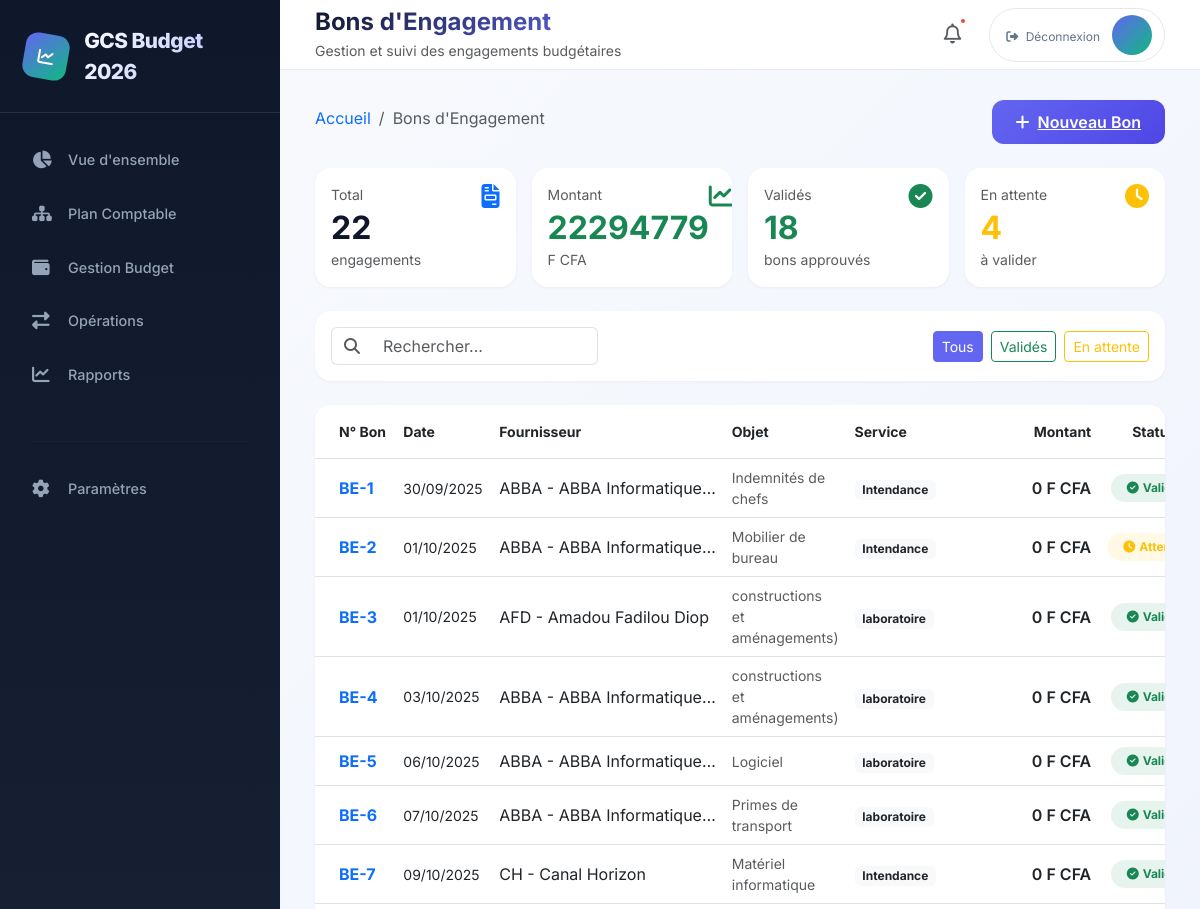
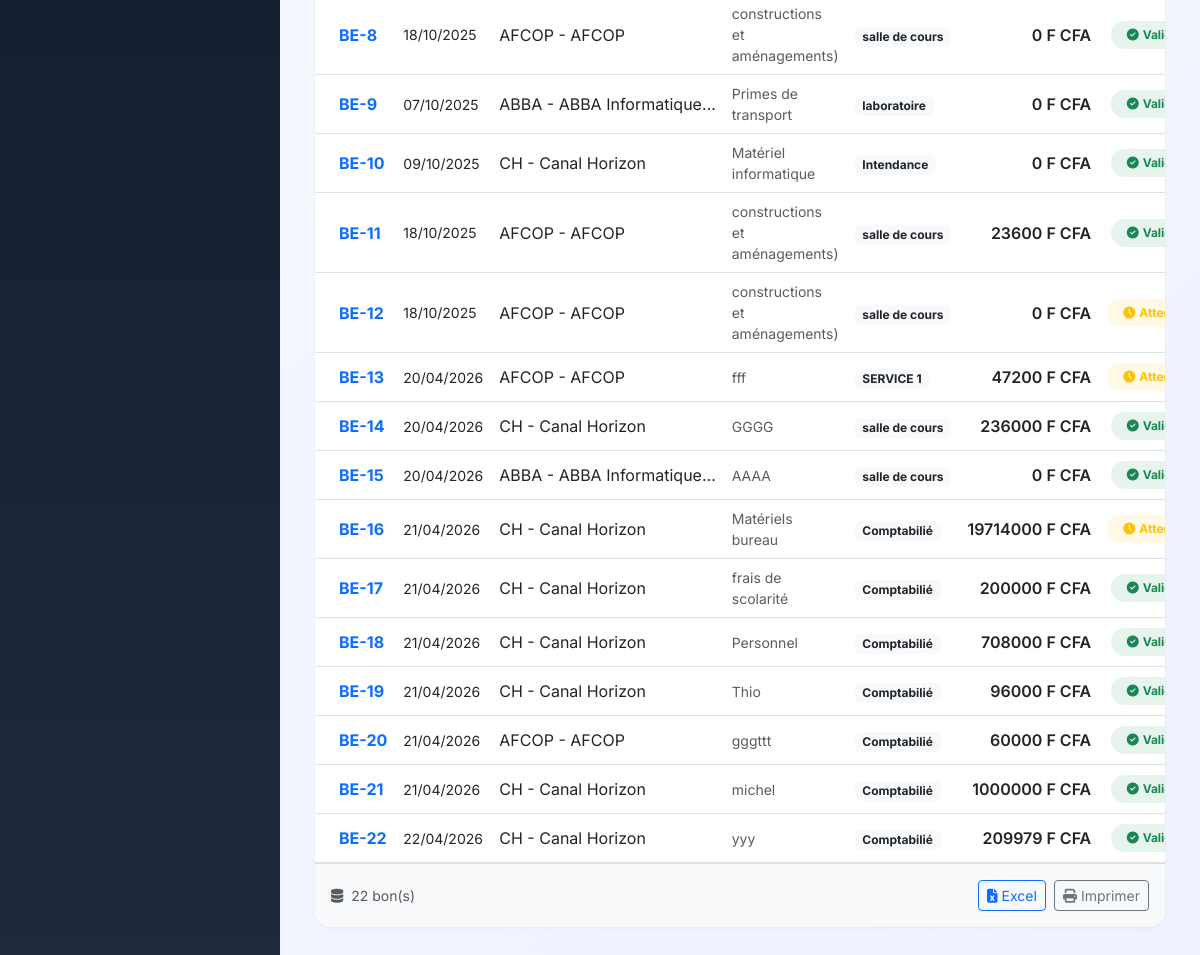
Screenshot of /engagements/ with the database file from the repository (2 pictures, top to bottom).
### budget_app/models.py (models this page shows, shortened)
class BonEngagement(models.Model):
    num_bon_engagement = models.IntegerField(verbose_name="N°", default=0)
    reference_pieces = models.CharField(max_length=50, verbose_name="Référence pièces", default="")
    annee_ex = models.IntegerField(verbose_name="Année", null=True, blank=True)
    fournisseur = models.ForeignKey('Fournisseur', on_delete=models.CASCADE, verbose_name="Fournisseur")
    date_engagement = models.DateField(verbose_name="Date Engagement", null=True, blank=True)
    objet_engagement = models.CharField(max_length=50, verbose_name="Objet_Engagement", default="")
    nom_totalisateur = models.CharField(max_length=50, verbose_name="Totalisateur", default="")
    comptes = models.ForeignKey('AllocationBudget', on_delete=models.CASCADE, verbose_name="Compte Budgétaire", null=True, blank=True)
    nombre_articles = models.IntegerField(verbose_name="Nombre articles", default=0, blank=True, null=True)
    montant_engagement = models.DecimalField(max_digits=18, decimal_places=2, default=0, blank=True, null=True)
    montant_inscrit = models.DecimalField(max_digits=18, decimal_places=2, default=0, blank=True, null=True)
    nom_service = models.CharField(max_length=50, verbose_name="Service demandeur", default="")
    facture = models.BooleanField(default=False, verbose_name="Facturé")
    valide = models.BooleanField(default=False, verbose_name="Validé")

class Fournisseur(models.Model):
    code_four = models.CharField(max_length=50, unique=True, verbose_name="Code Fournisseur")
    nom = models.CharField(max_length=100, verbose_name="Nom/Raison Sociale")
    adresse = models.TextField(blank=True, null=True)
    telephone = models.CharField(max_length=50, blank=True, null=True)
    ville = models.CharField(max_length=50, blank=True, null=True)
    nif_ou_compte = models.CharField(max_length=50, blank=True, null=True, verbose_name="N° Compte Bancaire")
    montant_engage = models.DecimalField(max_digits=18, decimal_places=2, default=0)
    def __str__(self):
        return f"{self.code_four} - {self.nom}"

### budget_app/views.py (the view)
# urls.py: path('engagements/', views.BonEngagementListView.as_view(), name='engagement_list'),
class BonEngagementListView(ListView):
    model = BonEngagement
    template_name = 'budget_app/engagement_list.html'
    context_object_name = 'engagements'
    def get_context_data(self, **kwargs):
        context = super().get_context_data(**kwargs)
        engagements = self.get_queryset()
        context['total_engagements'] = engagements.count()
        context['montant_total'] = engagements.aggregate(
            total=Sum('montant_engagement')
        )['total'] or 0
        context['total_valides'] = engagements.filter(valide=True).count()
        context['total_attente'] = engagements.filter(valide=False).count()
        return context

### budget_app/templates/budget_app/engagement_list.html (shortened to what this page needs)
{% extends 'budget_app/base.html' %}
{% block header_subtitle %}Gestion et suivi des engagements budgétaires{% endblock %}
{% block content %}
<div class="container-fluid px-0">
    <div class="d-flex justify-content-between align-items-center mb-4 flex-wrap gap-3">
        <div>
            <nav aria-label="breadcrumb">
                <ol class="breadcrumb mb-2">
                    <li class="breadcrumb-item"><a href="{% url 'home' %}" class="text-decoration-none">Accueil</a></li>
                    <li class="breadcrumb-item active">Bons d'Engagement</li>
                </ol>
            </nav>
        </div>
        <a href="{% url 'engagement_create' %}" class="btn-gradient">
            <i class="fas fa-plus me-2"></i>Nouveau Bon
        </a>
    </div>
    <div class="row g-3 mb-4">
        <div class="col-md-3 col-sm-6">
            <div class="card-modern p-3">
                <div class="d-flex justify-content-between align-items-start">
                    <div>
                        <p class="text-muted small mb-1">Total</p>
                        <h2 class="mb-0 fw-bold">{{ total_engagements }}</h2>
                        <small class="text-muted">engagements</small>
                    </div>
                    <i class="fas fa-file-invoice text-primary fs-4"></i>
                </div>
            </div>
        </div>
        <div class="col-md-3 col-sm-6">
            <div class="card-modern p-3">
                <div class="d-flex justify-content-between align-items-start">
                    <div>
                        <p class="text-muted small mb-1">Montant</p>
                        <h2 class="mb-0 fw-bold text-success">{{ montant_total|floatformat:0 }}</h2>
                        <small class="text-muted">F CFA</small>
                    </div>
                    <i class="fas fa-chart-line text-success fs-4"></i>
                </div>
            </div>
        </div>
        <div class="col-md-3 col-sm-6">
            <div class="card-modern p-3">
                <div class="d-flex justify-content-between align-items-start">
                    <div>
                        <p class="text-muted small mb-1">Validés</p>
                        <h2 class="mb-0 fw-bold text-success">{{ total_valides }}</h2>
                        <small class="text-muted">bons approuvés</small>
                    </div>
                    <i class="fas fa-check-circle text-success fs-4"></i>
                </div>
            </div>
        </div>
        <div class="col-md-3 col-sm-6">
            <div class="card-modern p-3">
                <div class="d-flex justify-content-between align-items-start">
                    <div>
                        <p class="text-muted small mb-1">En attente</p>
                        <h2 class="mb-0 fw-bold text-warning">{{ total_attente }}</h2>
                        <small class="text-muted">à valider</small>
                    </div>
                    <i class="fas fa-clock text-warning fs-4"></i>
                </div>
            </div>
        </div>
    </div>
    <div class="card-modern mb-4">
        <div class="p-3">
            <div class="row g-2 align-items-center">
                <div class="col-md-4">
                    <div class="input-group">
                        <span class="input-group-text bg-transparent border-end-0">
                            <i class="fas fa-search text-muted"></i>
                        </span>
                        <input type="text" id="searchInput" class="form-control border-start-0"
                               placeholder="Rechercher...">
                    </div>
                </div>
                <div class="col-md-8">
                    <div class="d-flex gap-2 justify-content-md-end">
                        <button class="btn btn-sm btn-outline-primary filter-btn active" data-filter="all">
                            Tous
                        </button>
                        <button class="btn btn-sm btn-outline-success filter-btn" data-filter="valide">
                            Validés
                        </button>
                        <button class="btn btn-sm btn-outline-warning filter-btn" data-filter="attente">
                            En attente
                        </button>
                    </div>
                </div>
            </div>
        </div>
    </div>
    <div class="card-modern">
        <div class="table-responsive">
            <table class="table table-hover align-middle mb-0" id="engagementTable">
                <thead class="bg-light">
                    <tr class="small">
                        <th class="ps-4 py-3">N° Bon</th>
                        <th class="py-3">Date</th>
                        <th class="py-3">Fournisseur</th>
                        <th class="py-3">Objet</th>
                        <th class="py-3">Service</th>
                        <th class="py-3 text-end">Montant</th>
                        <th class="py-3 text-center">Statut</th>
                    </tr>
                </thead>
                <tbody>
                    {% for bon in engagements %}
                    <tr data-statut="{% if bon.valide %}valide{% else %}attente{% endif %}">
                        <td class="ps-4">
                            <span class="fw-bold text-primary">BE-{{ bon.num_bon_engagement }}</span>
                        </td>
                        <td class="small">{{ bon.date_engagement|date:"d/m/Y" }}</td>
                        <td>{{ bon.fournisseur|truncatechars:25 }}</td>
                        <td class="small text-muted">{{ bon.objet_engagement|truncatechars:40 }}</td>
                        <td>
                            <span class="badge bg-light text-dark">{{ bon.nom_service }}</span>
                        </td>
                        <td class="text-end fw-semibold">
                            {{ bon.montant_engagement|floatformat:0 }} F CFA
                        </td>
                        <td class="text-center">
                            {% if bon.valide %}
                                <span class="badge bg-success bg-opacity-10 text-success px-3 py-2 rounded-pill">
                                    <i class="fas fa-check-circle me-1"></i>Validé
                                </span>
                            {% else %}
                                <span class="badge bg-warning bg-opacity-10 text-warning px-3 py-2 rounded-pill">
                                    <i class="fas fa-clock me-1"></i>Attente
                                </span>
                            {% endif %}
                        </td>
                    </tr>
                    {% endfor %}
                </tbody>
            </table>
        </div>
        {% if engagements %}
        <div class="p-3 bg-light border-top">
            <div class="d-flex justify-content-between align-items-center flex-wrap gap-2">
                <small class="text-muted">
                    <i class="fas fa-database me-1"></i>
                    {{ total_engagements }} bon(s)
                </small>
                <div class="d-flex gap-2">
                    <button class="btn btn-sm btn-outline-primary" onclick="exportTableToExcel()">
                        <i class="fas fa-file-excel me-1"></i>Excel
                    </button>
                    <button class="btn btn-sm btn-outline-secondary" onclick="window.print()">
                        <i class="fas fa-print me-1"></i>Imprimer
                    </button>
                </div>
            </div>
        </div>
        {% endif %}
    </div>
</div>
{% endblock %}

### budget_app/templates/budget_app/base.html (shortened to what this page needs)
<!DOCTYPE html>
<html lang="fr">
<head>
    <link href="https://cdn.jsdelivr.net/npm/bootstrap@5.3.0/dist/css/bootstrap.min.css" rel="stylesheet">
    <link rel="stylesheet" href="https://cdnjs.cloudflare.com/ajax/libs/font-awesome/6.4.0/css/all.min.css">
</head>
<body>
    <nav class="sidebar">
        <div class="sidebar-brand d-flex align-items-center gap-3">
            <div class="logo-icon">
                <i class="fas fa-chart-line text-white"></i>
            </div>
            <span class="brand-text">GCS Budget 2026</span>
        </div>
        <ul class="nav flex-column">
            <li class="nav-item">
                <a class="nav-link {% if request.resolver_match.url_name == 'home' %}active{% endif %}" href="{% url 'home' %}">
                    <i class="fas fa-chart-pie"></i>
                    <span class="ms-2">Vue d'ensemble</span>
                </a>
            </li>
            <li class="nav-item">
                <a class="nav-link {% if request.resolver_match.url_name == 'structure_page' %}active{% endif %}" href="{% url 'structure_page' %}">
                    <i class="fas fa-sitemap"></i>
                    <span class="ms-2">Plan Comptable</span>
                </a>
            </li>
            <li class="nav-item">
                <a class="nav-link {% if request.resolver_match.url_name == 'budget_page' %}active{% endif %}" href="{% url 'budget_page' %}">
                    <i class="fas fa-wallet"></i>
                    <span class="ms-2">Gestion Budget</span>
                </a>
            </li>
            <li class="nav-item">
                <a class="nav-link {% if request.resolver_match.url_name == 'operations_page' %}active{% endif %}" href="{% url 'operations_page' %}">
                    <i class="fas fa-exchange-alt"></i>
                    <span class="ms-2">Opérations</span>
                </a>
            </li>
            <li class="nav-item">
                <a class="nav-link" href="#">
                    <i class="fas fa-chart-line"></i>
                    <span class="ms-2">Rapports</span>
                </a>
            </li>
            <li class="nav-item mt-4">
                <hr class="mx-3" style="border-color: rgba(255,255,255,0.1);">
            </li>
            <li class="nav-item">
                <a class="nav-link" href="#">
                    <i class="fas fa-cog"></i>
                    <span class="ms-2">Paramètres</span>
                </a>
            </li>
        </ul>
    </nav>
    <div class="main-wrapper">
        <header class="top-header">
            <div>
                <h1 class="page-title mb-0">{% block header_title %}Tableau de Bord{% endblock %}</h1>
                <p class="text-muted small mb-0 mt-1">{% block header_subtitle %}Bienvenue sur votre espace de gestion budgétaire{% endblock %}</p>
            </div>
            <div class="user-profile">
                <div class="notification-bell">
                    <i class="far fa-bell fs-5 text-muted"></i>
                    <span class="notification-dot"></span>
                </div>
                <div class="user-card">
                    <div class="text-end">
                        <form action="{% url 'logout' %}" method="post" class="m-0 p-0">
                            <button type="submit" class="logout-btn">
                                <i class="fas fa-sign-out-alt me-1"></i> Déconnexion
                            </button>
                        </form>
                    </div>
                    <div class="user-avatar">
                    </div>
                </div>
            </div>
        </header>
        <div class="content-body fade-in-up">
            {% block content %}{% endblock %}
        </div>
    </div>
</body>
</html>

### rows the page displays
BonEngagement: num_bon_engagement "1", date_engagement "30/09/2025", fournisseur "ABBA - ABBA Informatique…", objet_engagement "Indemnités de chefs", nom_service "Intendance", montant_engagement "0", valide True (drawn)
BonEngagement: num_bon_engagement "2", date_engagement "01/10/2025", fournisseur "ABBA - ABBA Informatique…", objet_engagement "Mobilier de bureau", nom_service "Intendance", montant_engagement "0", valide False (drawn)
BonEngagement: num_bon_engagement "3", date_engagement "01/10/2025", fournisseur "AFD - Amadou Fadilou Diop", objet_engagement "constructions et aménagements)", nom_service "laboratoire", montant_engagement "0", valide True (drawn)
BonEngagement: num_bon_engagement "4", date_engagement "03/10/2025", fournisseur "ABBA - ABBA Informatique…", objet_engagement "constructions et aménagements)", nom_service "laboratoire", montant_engagement "0", valide True (drawn)
BonEngagement: num_bon_engagement "5", date_engagement "06/10/2025", fournisseur "ABBA - ABBA Informatique…", objet_engagement "Logiciel", nom_service "laboratoire", montant_engagement "0", valide True (drawn)
BonEngagement: num_bon_engagement "6", date_engagement "07/10/2025", fournisseur "ABBA - ABBA Informatique…", objet_engagement "Primes de transport", nom_service "laboratoire", montant_engagement "0", valide True (drawn)
BonEngagement: num_bon_engagement "7", date_engagement "09/10/2025", fournisseur "CH - Canal Horizon", objet_engagement "Matériel informatique", nom_service "Intendance", montant_engagement "0", valide True (drawn)
BonEngagement: num_bon_engagement "8", date_engagement "18/10/2025", fournisseur "AFCOP - AFCOP", objet_engagement "constructions et aménagements)", nom_service "salle de cours", montant_engagement "0", valide True (drawn)
BonEngagement: num_bon_engagement "9", date_engagement "07/10/2025", fournisseur "ABBA - ABBA Informatique…", objet_engagement "Primes de transport", nom_service "laboratoire", montant_engagement "0", valide True (drawn)
BonEngagement: num_bon_engagement "10", date_engagement "09/10/2025", fournisseur "CH - Canal Horizon", objet_engagement "Matériel informatique", nom_service "Intendance", montant_engagement "0", valide True (drawn)
BonEngagement: num_bon_engagement "11", date_engagement "18/10/2025", fournisseur "AFCOP - AFCOP", objet_engagement "constructions et aménagements)", nom_service "salle de cours", montant_engagement "23600", valide True (drawn)
BonEngagement: num_bon_engagement "12", date_engagement "18/10/2025", fournisseur "AFCOP - AFCOP", objet_engagement "constructions et aménagements)", nom_service "salle de cours", montant_engagement "0", valide False (drawn)
BonEngagement: num_bon_engagement "13", date_engagement "20/04/2026", fournisseur "AFCOP - AFCOP", objet_engagement "fff", nom_service "SERVICE 1", montant_engagement "47200", valide False (drawn)
BonEngagement: num_bon_engagement "14", date_engagement "20/04/2026", fournisseur "CH - Canal Horizon", objet_engagement "GGGG", nom_service "salle de cours", montant_engagement "236000", valide True (drawn)
BonEngagement: num_bon_engagement "15", date_engagement "20/04/2026", fournisseur "ABBA - ABBA Informatique…", objet_engagement "AAAA", nom_service "salle de cours", montant_engagement "0", valide True (drawn)
BonEngagement: num_bon_engagement "16", date_engagement "21/04/2026", fournisseur "CH - Canal Horizon", objet_engagement "Matériels bureau", nom_service "Comptabilié", montant_engagement "19714000", valide False (drawn)
BonEngagement: num_bon_engagement "17", date_engagement "21/04/2026", fournisseur "CH - Canal Horizon", objet_engagement "frais de scolarité", nom_service "Comptabilié", montant_engagement "200000", valide True (drawn)
BonEngagement: num_bon_engagement "18", date_engagement "21/04/2026", fournisseur "CH - Canal Horizon", objet_engagement "Personnel", nom_service "Comptabilié", montant_engagement "708000", valide True (drawn)
BonEngagement: num_bon_engagement "19", date_engagement "21/04/2026", fournisseur "CH - Canal Horizon", objet_engagement "Thio", nom_service "Comptabilié", montant_engagement "96000", valide True (drawn)
BonEngagement: num_bon_engagement "20", date_engagement "21/04/2026", fournisseur "AFCOP - AFCOP", objet_engagement "gggttt", nom_service "Comptabilié", montant_engagement "60000", valide True (drawn)
BonEngagement: num_bon_engagement "21", date_engagement "21/04/2026", fournisseur "CH - Canal Horizon", objet_engagement "michel", nom_service "Comptabilié", montant_engagement "1000000", valide True (drawn)
BonEngagement: num_bon_engagement "22", date_engagement "22/04/2026", fournisseur "CH - Canal Horizon", objet_engagement "yyy", nom_service "Comptabilié", montant_engagement "209979", valide True (drawn)

### other values shown
{{ total_engagements }} "22"
{{ montant_total|floatformat:0 }} "22294779"
{{ total_valides }} "18"
{{ total_attente }} "4"
